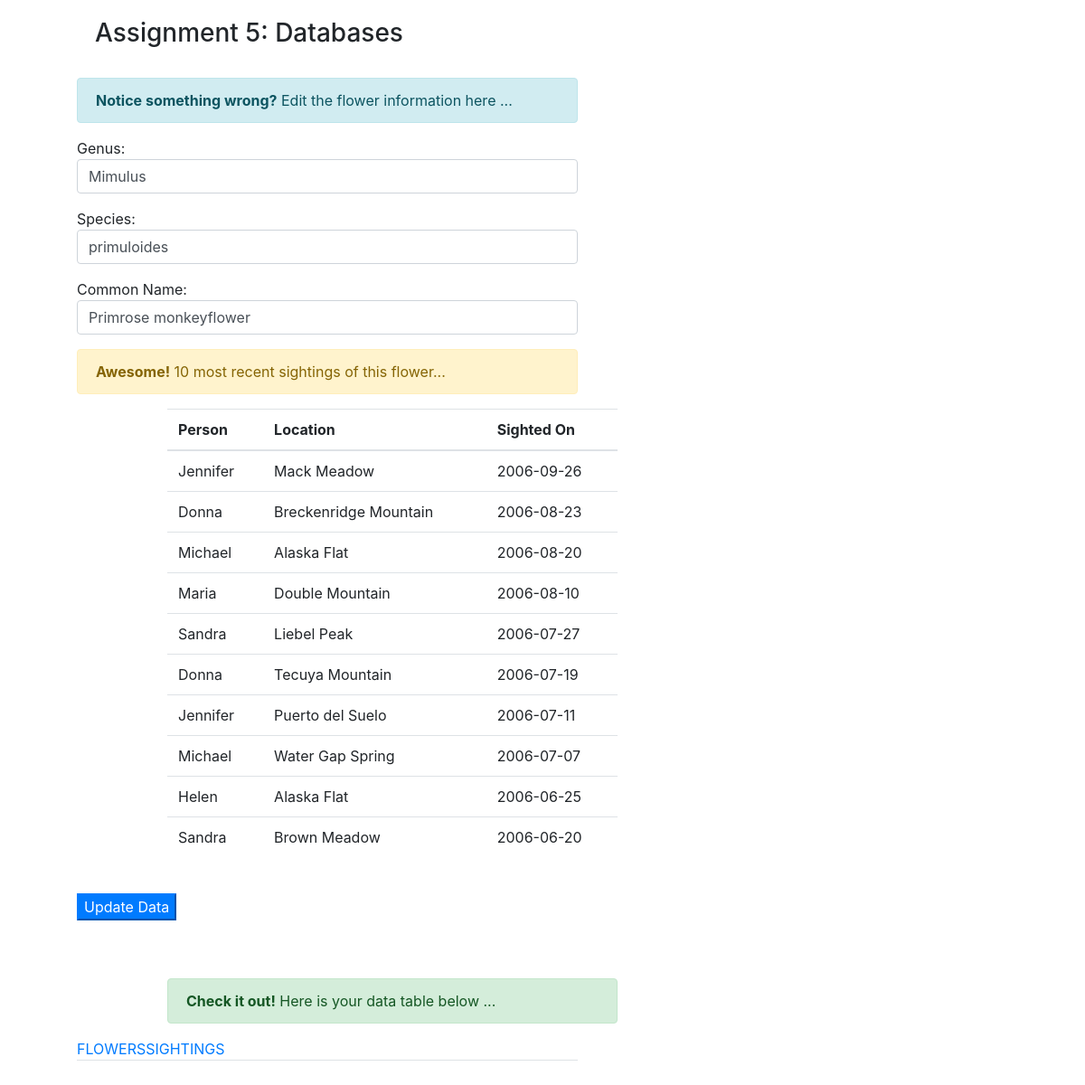
The page /query_edit?egenus=Mimulus&especies=primuloides&ecomname=Primrose+monkeyflower on the database its author committed.
### tables this page shows
CREATE TABLE FLOWERS 
(GENUS VARCHAR(30), SPECIES VARCHAR(30), 
 COMNAME VARCHAR(30) primary key );

CREATE TABLE SIGHTINGS 
(NAME VARCHAR(30) , PERSON VARCHAR(30), 
 LOCATION VARCHAR(30) , SIGHTED DATE, 
 CONSTRAINT sightings_pk PRIMARY KEY 
 (NAME, PERSON, LOCATION, SIGHTED),
CONSTRAINT fk1_sightings
  FOREIGN KEY (NAME)
          REFERENCES FLOWERS(COMNAME),
CONSTRAINT fk2_sightings
  FOREIGN KEY (LOCATION)
          REFERENCES FEATURES(LOCATION)
);

### flask_app.py (the view)
@app.route('/query_edit',methods = ['POST', 'GET']) #this is when user clicks edit link
def sql_editlink():
    from functions.sqlquery import sql_query, sql_query2, sql_query3
    if request.method == 'GET':
    	egenus = request.args['egenus']
    	especies = request.args['especies']
    	ecomname = request.args['ecomname']
    	eresults = sql_query2(''' SELECT * FROM Flowers WHERE genus = ? AND species = ? ''',(egenus,especies))
    	sightings_results = sql_query3('''SELECT * FROM SIGHTINGS WHERE NAME=? ORDER BY SIGHTED DESC''', (ecomname,), 10)
    	for each in sightings_results:
    		print(each['person'])
    flowers_table = sql_query('''SELECT * FROM Flowers''')
    sightings_table = sql_query('''SELECT * FROM Sightings''')
    return render_template('sqldatabase.html',
    	eresults=eresults,
    	sightings_results=sightings_results,
    	sightings_table=sightings_table,
    	flowers_table=flowers_table)

### functions/sqlquery.py (called while the page is built)
def sql_query(query):
    cur = conn.cursor()
    cur.execute(query)
    rows = cur.fetchall()
    return rows

def sql_query2(query,var):
    cur = conn.cursor()
    cur.execute(query,var)
    rows = cur.fetchall()
    return rows

def sql_query3(query,var,num):
    cur = conn.cursor()
    cur.execute(query,var)
    rows = cur.fetchmany(num)
    return rows

### templates/sqldatabase.html (shortened to what this page needs)
    <head>
         <link rel="stylesheet" href="https://use.fontawesome.com/releases/v5.1.0/css/all.css">
         <link rel="stylesheet" href="https://stackpath.bootstrapcdn.com/bootstrap/4.1.1/css/bootstrap.min.css">
    </head>
   <body>
        <div class ='row'>
            <div style='padding-top: 20px; padding-left:20px;'><h3>
             Assignment 5: Databases
            </h3></div>
        </div>
        <br>
       <div class ='row'>
        {% block content %}
        {% if 'query_edit' in request.url %}
            <div style='margin-left: 100px; width: 45%;'>
            <div class="alert alert-info" role="alert">
             <strong>Notice something wrong?</strong> Edit the flower information here ...
            </div>
            {% for eresult in eresults %}
            <form action = "edit" method = "POST">
             <p>Genus: <input class="form-control" type = "text" name = "genus" style='width: 100%;' value='{{eresult["genus"]}}'/></p>
             <p>Species: <input class="form-control" type = "text" name = "species" style='width: 100%;' value='{{eresult["species"]}}'/></p>
             <p>Common Name: <input class="form-control" type = "text" name = "comname" style='width: 100%;' value='{{eresult["comname"]}}'/></p>
            {% endfor %}
                <div class="alert alert-warning" role="alert">
                 <strong>Awesome!</strong> 10 most recent sightings of this flower...
                </div>
                <table class = 'table table-hover' style = 'margin-left: 100px; margin-right: 100px; width: 90%;'>
                    <thead>
                        <tr>
                            <th>Person</th>
                            <th>Location</th>
                            <th>Sighted On</th>
                        </tr>
                    </thead>
                    {% for sighting in sightings_results %}
                    <tr>
                        <td>{{sighting["person"]}}</td>
                        <td>{{sighting['location']}}</td>
                        <td>{{sighting['sighted']}}</td>
                    </tr>
                    {% endfor %}
                </table>
         <br>
         <p><input class="btn-primary" type = "submit" value = "Update Data" /></p>
        </form>
        {% endif %}
        {% endblock content %}
      <br><br>
        <div class="alert alert-success" role="alert" style='width: 90%; margin-left: 100px;'>
        <strong>Check it out!</strong> Here is your data table below ...
        </div>
            <ul class="nav nav-tabs">
          <li class="active"><a data-toggle="tab" href="#home">FLOWERS </a></li>
          <li><a data-toggle="tab" href="#menu1">SIGHTINGS </a></li>
        </ul>
         <div class="tab-content">
    </body>

### rows shown on the page
FLOWERS: genus "Mimulus", species "primuloides", comname "Primrose monkeyflower"
SIGHTINGS: person "Jennifer", location "Mack Meadow", sighted "2006-09-26"
SIGHTINGS: person "Donna", location "Breckenridge Mountain", sighted "2006-08-23"
SIGHTINGS: person "Michael", location "Alaska Flat", sighted "2006-08-20"
SIGHTINGS: person "Maria", location "Double Mountain", sighted "2006-08-10"
SIGHTINGS: person "Sandra", location "Liebel Peak", sighted "2006-07-27"
SIGHTINGS: person "Donna", location "Tecuya Mountain", sighted "2006-07-19"
SIGHTINGS: person "Jennifer", location "Puerto del Suelo", sighted "2006-07-11"
SIGHTINGS: person "Michael", location "Water Gap Spring", sighted "2006-07-07"
SIGHTINGS: person "Helen", location "Alaska Flat", sighted "2006-06-25"
SIGHTINGS: person "Sandra", location "Brown Meadow", sighted "2006-06-20"
